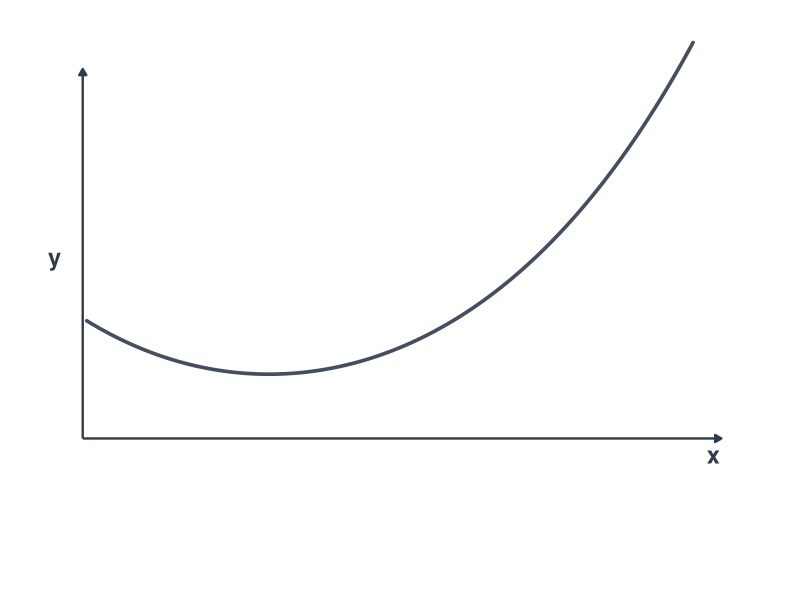
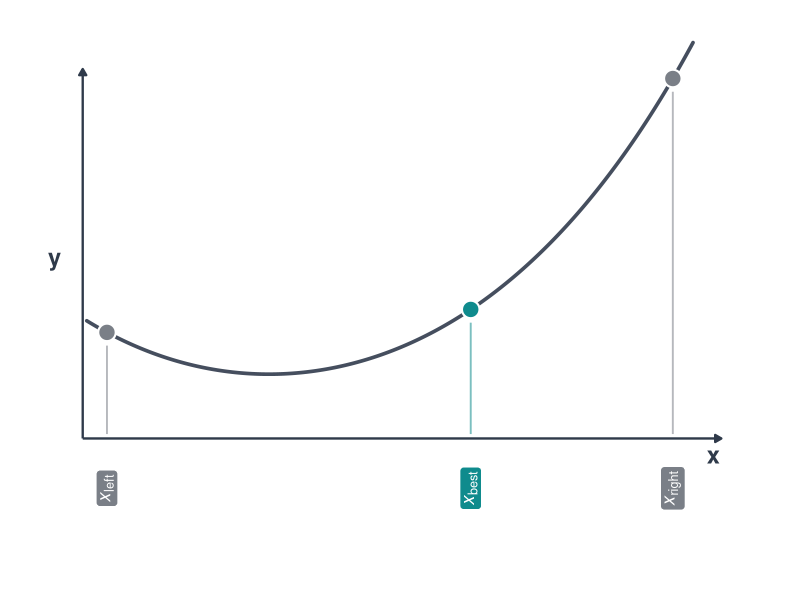
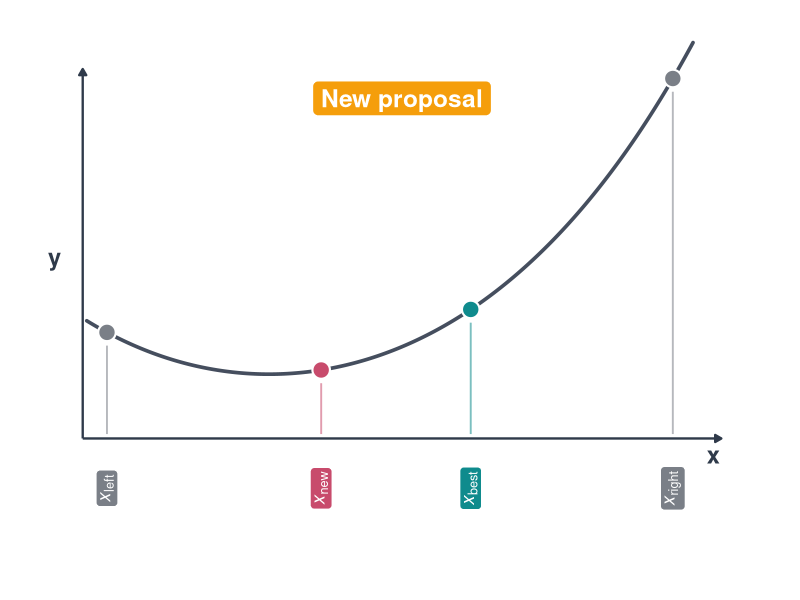
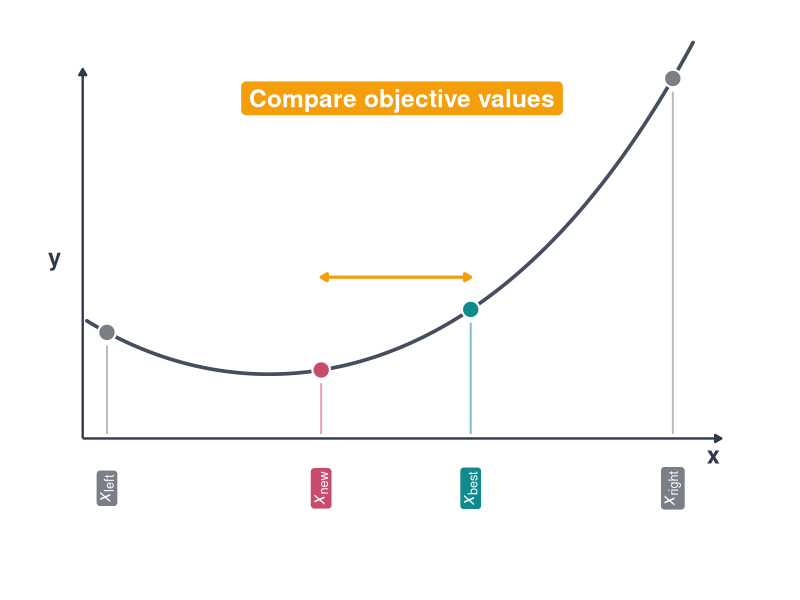
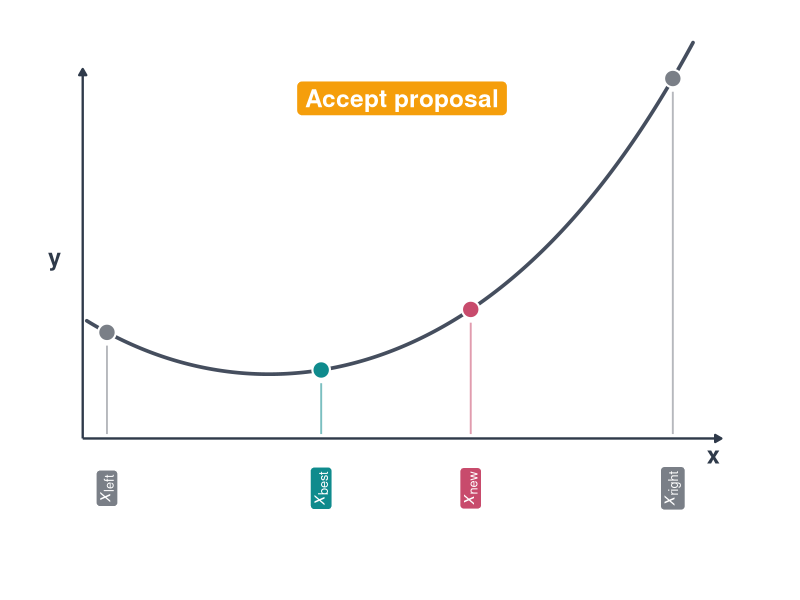
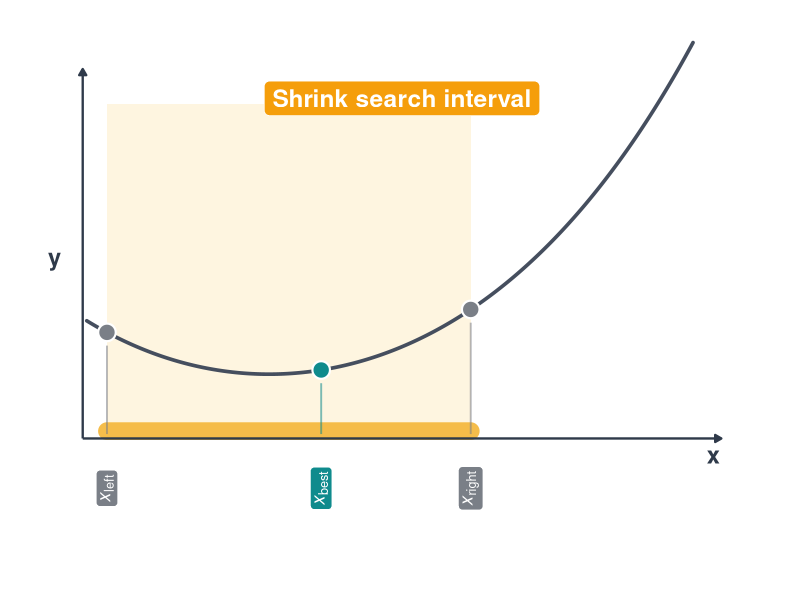
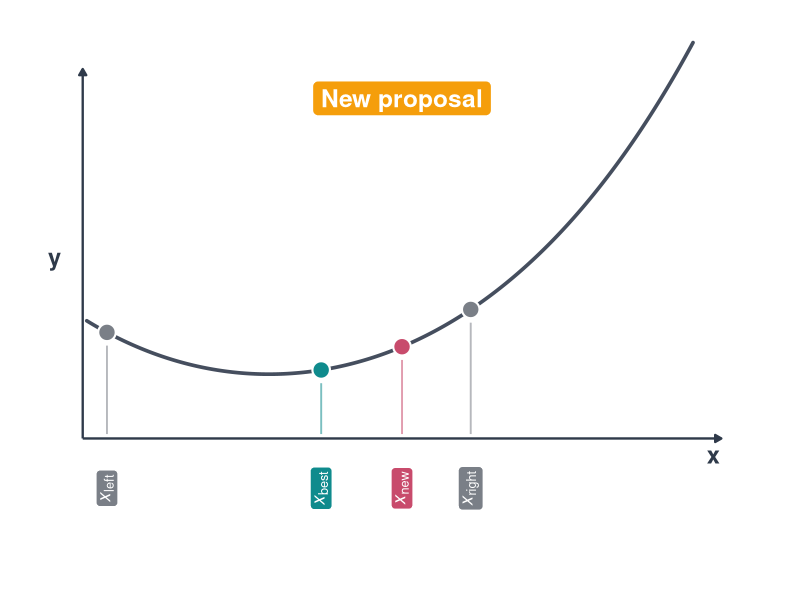
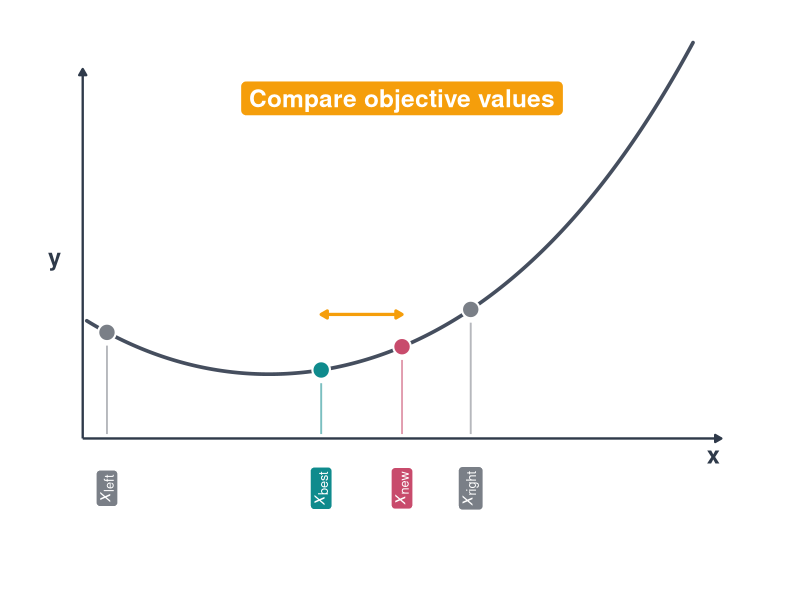

Generate these figures, in order, with R:
# Used in: slides/03-univariate-optimization/01-golden.tex
#
# Create the simple nesting animation frames and the summary figure for the
# univariate optimization slides.

set.seed(1L)

library(data.table)
library(ggplot2)
library(grid)
library(gridExtra)

dir.create("../figure", recursive = TRUE, showWarnings = FALSE)

objective = function(x) {
  0.22 + 0.85 * (x - 0.48)^2 + 0.18 * (x - 0.48)^4 + 0.05 * (x - 0.48)
}

palette = list(
  paper = "#FFFFFF",
  ink = "#2F3A4A",
  curve = "#454E5E",
  boundary = "#7A7F87",
  best = "#0F8B8D",
  new = "#C84B6C",
  badge = "#F59E0B",
  interval = "#F4B942",
  interval_fill = "#FCE7B2"
)

x_limits = c(-0.05, 1.60)
y_limits = c(-0.30, 1.32)
axis_x = -0.01
axis_y = 0
label_y = -0.17
badge_x = 0.78
badge_y = 1.16

curve_data = data.table(x = seq(0, 1.5, length.out = 800L))
curve_data[, y := objective(x)]

point_styles = data.table(
  role = c("left", "right", "best", "new", "new_best", "old_best"),
  label = c(
    "italic(x)[left]",
    "italic(x)[right]",
    "italic(x)[best]",
    "italic(x)[new]",
    "italic(x)[best]",
    "italic(x)[new]"
  ),
  fill = c(
    palette$boundary,
    palette$boundary,
    palette$best,
    palette$new,
    palette$best,
    palette$new
  )
)

make_points = function(x_values) {
  points = data.table(
    role = names(x_values),
    x = as.numeric(x_values)
  )
  points$label = point_styles$label[match(points$role, point_styles$role)]
  points$fill = point_styles$fill[match(points$role, point_styles$role)]
  points$y = objective(points$x)
  setorder(points, x)
  points
}

make_frame = function(points = NULL, badge = NULL, interval = NULL, compare = NULL) {
  p = ggplot(curve_data, aes(x = x, y = y)) +
    coord_cartesian(xlim = x_limits, ylim = y_limits, clip = "off") +
    theme_void(base_size = 22) +
    theme(
      plot.background = element_rect(fill = palette$paper, colour = NA),
      panel.background = element_rect(fill = palette$paper, colour = NA),
      plot.margin = margin(20, 24, 36, 24)
    )

  if (!is.null(interval)) {
    p = p +
      annotate(
        "rect",
        xmin = interval[1],
        xmax = interval[2],
        ymin = axis_y,
        ymax = y_limits[2] - 0.18,
        fill = palette$interval_fill,
        alpha = 0.40
      ) +
      annotate(
        "segment",
        x = interval[1],
        xend = interval[2],
        y = axis_y + 0.025,
        yend = axis_y + 0.025,
        colour = palette$interval,
        linewidth = 6,
        alpha = 0.95,
        lineend = "round"
      )
  }

  p = p +
    annotate(
      "segment",
      x = axis_x,
      xend = x_limits[2] - 0.03,
      y = axis_y,
      yend = axis_y,
      colour = palette$ink,
      linewidth = 0.8,
      arrow = arrow(length = unit(0.18, "cm"), type = "closed")
    ) +
    annotate(
      "segment",
      x = axis_x,
      xend = axis_x,
      y = axis_y,
      yend = y_limits[2] - 0.06,
      colour = palette$ink,
      linewidth = 0.8,
      arrow = arrow(length = unit(0.18, "cm"), type = "closed")
    ) +
    annotate(
      "text",
      x = x_limits[2] - 0.05,
      y = axis_y - 0.055,
      label = "x",
      colour = palette$ink,
      fontface = "bold",
      size = 6
    ) +
    annotate(
      "text",
      x = axis_x - 0.07,
      y = 0.62,
      label = "y",
      colour = palette$ink,
      fontface = "bold",
      size = 6
    ) +
    geom_line(
      colour = palette$curve,
      linewidth = 1.25,
      lineend = "round"
    )

  if (!is.null(points) && nrow(points) > 0L) {
    stem_y = pmax(points$y - 0.045, axis_y + 0.045)

    p = p +
      geom_segment(
        data = transform(points, stem_y = stem_y),
        aes(x = x, xend = x, y = axis_y + 0.015, yend = stem_y, colour = fill),
        inherit.aes = FALSE,
        linewidth = 0.65,
        alpha = 0.55,
        show.legend = FALSE
      ) +
      geom_point(
        data = points,
        aes(fill = fill),
        shape = 21,
        size = 5.2,
        stroke = 1.1,
        colour = "white",
        show.legend = FALSE
      ) +
      geom_label(
        data = points,
        aes(x = x, y = label_y, label = label, fill = fill),
        inherit.aes = FALSE,
        angle = 90,
        colour = "white",
        parse = TRUE,
        fontface = "bold",
        size = 4.6,
        linewidth = 0,
        label.padding = unit(0.18, "lines"),
        label.r = unit(0.18, "lines"),
        show.legend = FALSE
      ) +
      scale_fill_identity() +
      scale_colour_identity()
  }

  if (!is.null(compare)) {
    compare_y = max(objective(compare)) + 0.11
    p = p +
      annotate(
        "segment",
        x = min(compare),
        xend = max(compare),
        y = compare_y,
        yend = compare_y,
        colour = palette$badge,
        linewidth = 1.1,
        arrow = arrow(
          length = unit(0.18, "cm"),
          type = "closed",
          ends = "both"
        )
      )
  }

  if (!is.null(badge)) {
    p = p +
      annotate(
        "label",
        x = badge_x,
        y = badge_y,
        label = badge,
        fill = palette$badge,
        colour = "white",
        fontface = "bold",
        size = 6.2,
        label.padding = unit(0.28, "lines"),
        label.r = unit(0.18, "lines")
      )
  }

  p
}

states = list(
  list(id = 0L),
  list(
    id = 1L,
    points = make_points(c(left = 0.05, best = 0.95, right = 1.45))
  ),
  list(
    id = 2L,
    points = make_points(c(left = 0.05, new = 0.58, best = 0.95, right = 1.45)),
    badge = "New proposal"
  ),
  list(
    id = 3L,
    points = make_points(c(left = 0.05, new = 0.58, best = 0.95, right = 1.45)),
    badge = "Compare objective values",
    compare = c(0.58, 0.95)
  ),
  list(
    id = 4L,
    points = make_points(c(left = 0.05, new_best = 0.58, old_best = 0.95, right = 1.45)),
    badge = "Accept proposal"
  ),
  list(
    id = 5L,
    points = make_points(c(left = 0.05, best = 0.58, right = 0.95)),
    badge = "Shrink search interval",
    interval = c(0.05, 0.95)
  ),
  list(
    id = 6L,
    points = make_points(c(left = 0.05, best = 0.58, new = 0.78, right = 0.95)),
    badge = "New proposal"
  ),
  list(
    id = 7L,
    points = make_points(c(left = 0.05, best = 0.58, new = 0.78, right = 0.95)),
    badge = "Compare objective values",
    compare = c(0.58, 0.78)
  ),
  list(
    id = 8L,
    points = make_points(c(left = 0.05, best = 0.58, new = 0.78, right = 0.95)),
    badge = "Keep current best"
  ),
  list(
    id = 9L,
    points = make_points(c(left = 0.05, best = 0.58, right = 0.78)),
    badge = "Shrink search interval",
    interval = c(0.05, 0.78)
  ),
  list(
    id = 10L,
    points = make_points(c(left = 0.05, best = 0.58, new = 0.42, right = 0.78)),
    badge = "New proposal"
  ),
  list(
    id = 11L,
    points = make_points(c(left = 0.05, best = 0.58, new = 0.42, right = 0.78)),
    badge = "Compare objective values",
    compare = c(0.42, 0.58)
  ),
  list(
    id = 12L,
    points = make_points(c(left = 0.05, new_best = 0.42, old_best = 0.58, right = 0.78)),
    badge = "Accept proposal"
  ),
  list(
    id = 13L,
    points = make_points(c(left = 0.05, best = 0.42, right = 0.58)),
    badge = "Shrink search interval",
    interval = c(0.05, 0.58)
  )
)

for (state in states) {
  plot = make_frame(
    points = state$points,
    badge = state$badge,
    interval = state$interval,
    compare = state$compare
  )

  ggsave(
    filename = sprintf("../figure/golden-ratio-%d.png", state$id),
    plot = plot,
    width = 9.6,
    height = 5.4,
    dpi = 100,
    bg = palette$paper
  )
}

summary_plot = arrangeGrob(
  grobs = list(
    make_frame(
      points = make_points(c(left = 0.05, new = 0.58, best = 0.95, right = 1.45)),
      badge = "Compare objective values",
      compare = c(0.58, 0.95)
    ),
    make_frame(
      points = make_points(c(left = 0.05, new_best = 0.58, old_best = 0.95, right = 1.45)),
      badge = "Accept proposal"
    ),
    make_frame(
      points = make_points(c(left = 0.05, best = 0.58, right = 0.95)),
      badge = "Shrink search interval",
      interval = c(0.05, 0.95)
    )
  ),
  ncol = 3
)

ggsave(
  filename = "../figure/golden-ratio-summary.png",
  plot = summary_plot,
  width = 14.08,
  height = 4.68,
  dpi = 100,
  bg = palette$paper
)
